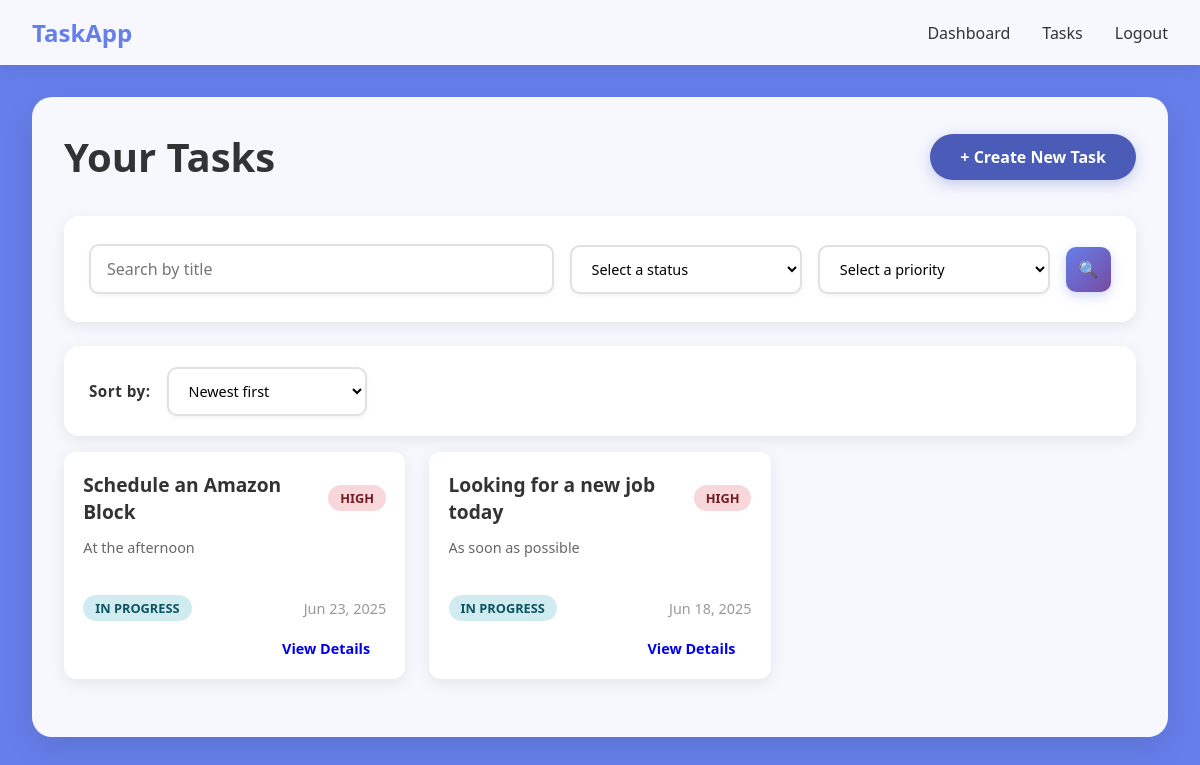
/tasks/ (signed in), run on an earlier commit of the app's database.
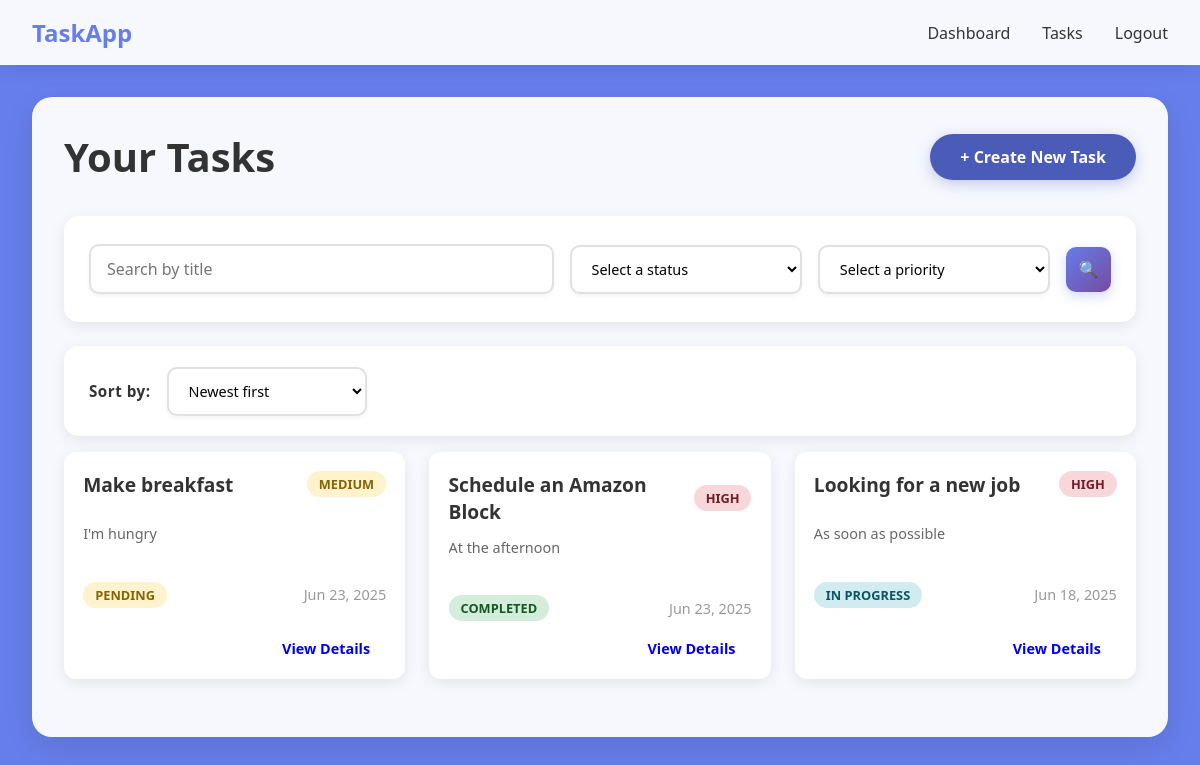
And on a later commit of the database.
### tasks/models.py (models this page shows, shortened)
class Task(models.Model):
    class Priority(models.TextChoices):
        HIGH = 'high', 'High'
        MEDIUM = 'medium', 'Medium'
        LOW = 'low', 'Low'
    class Status(models.TextChoices):
        COMPLETED = 'completed', 'Completed'
        IN_PROGRESS = 'in_progress', 'In Progress'
        PENDING = 'pending', 'Pending'
    title = models.CharField(max_length=200)
    description = models.TextField(null=True, blank=True)
    created_at = models.DateTimeField(auto_now_add=True)
    updated_at = models.DateTimeField(auto_now=True)
    priority = models.CharField(max_length=10, choices=Priority.choices, default=Priority.LOW)
    status = models.CharField(max_length=20, choices=Status.choices, default=Status.PENDING)
    user = models.ForeignKey(User, on_delete=models.CASCADE)

### tasks/views.py (the view)
# urls.py: path('', include('tasks.urls')),
@login_required
def tasks(request):
    title = request.GET.get('title', '')
    status = request.GET.get('status', 'default')
    priority = request.GET.get('priority', 'default')
    order_by = request.GET.get('order_by', '-created_at')
    valid_orders = ['-created_at', 'created_at', 'priority', '-priority', 'title']
    if order_by not in valid_orders:
        order_by = '-created_at'
    tasks_list = Task.objects.filter(user=request.user)
    if title:
        tasks_list = tasks_list.filter(title__icontains=title)
    if status != 'default' and status:
        tasks_list = tasks_list.filter(status=status)
    if priority != 'default' and priority:
        tasks_list = tasks_list.filter(priority=priority)
    tasks_list = tasks_list.order_by(order_by)
    paginator = Paginator(tasks_list, 6)
    page_number = request.GET.get('page')
    tasks = paginator.get_page(page_number)
    form = TaskForm()
    return render(request, 'tasks.html', {
        'tasks': tasks,
        'form': form,
        'current_order': order_by,
        'title': title,
        'status': status,
        'priority': priority,
    })

### tasks/forms.py
class TaskForm(ModelForm):
    class Meta:
        model = Task
        fields = ['title', 'description', 'priority', 'status']

### tasks/templates/tasks.html (shortened to what this page needs)
{% extends 'base.html' %}
{% block content %}
    <div class="main-content">
        <div class="tasks-container">
            <div class="tasks-header">
                <h1>Your Tasks</h1>
                <button id="openModalBtn" class="btn btn-primary">+ Create New Task</button>
            </div>
            <div class="search-container">
                <form method="get" action="{% url 'tasks' %}">
                    <input name="title" type="text" placeholder="Search by title" autocomplete="off" value="{{ title }}">
                    <select name="status" id="status">
                        <option value="default" {% if status == "default" or not status %}selected{% endif %}>Select a status</option>
                    </select>
                    <select name="priority" id="priority">
                        <option value="default" {% if priority == "default" or not priority %}selected{% endif %}>Select a priority</option>
                    </select>
                    <button id="searchBtn">🔍</button>
                </form>
            </div>
            <div class="sort-container">
                <label for="sort-select">Sort by:</label>
                <select id="sort-select" onchange="changeSorting()">
                    <option value="-created_at" {% if current_order == "-created_at" %}selected{% endif %}>Newest first</option>
                </select>
            </div>
            <div class="tasks-grid">
                {% for task in tasks %}
                    <div class="task-card">
                        <div class="task-card-header">
                            <h3>{{ task.title }}</h3>
                            <span class="task-priority priority-{{ task.priority }}">{{ task.get_priority_display }}</span>
                        </div>
                        <div class="task-card-body">
                            {% if task.description %}
                                <p class="task-description">{{ task.description|truncatewords:15 }}</p>
                            {% endif %}
                            <div class="task-meta">
                                <span class="task-status status-{{ task.status }}">{{ task.get_status_display }}</span>
                                <span class="task-date">{{ task.created_at|date:"M d, Y" }}</span>
                            </div>
                        </div>
                        <div class="task-card-footer">
                            <a href="{% url 'task_details' task.id %}" class="btn btn-small">View Details</a>
                        </div>
                    </div>
                {% empty %}
                    <div class="no-tasks-card">
                        <h3>No tasks yet!</h3>
                        <p>Create your first task to get started</p>
                        <button onclick="document.getElementById('openModalBtn').click()" class="btn btn-primary">Create Task</button>
                    </div>
                {% endfor %}
            </div>
        </div>
    </div>
{% endblock %}

What changed in the data, as far as the page shows it:
added Task: title "Make breakfast", priority "MEDIUM", description "I'm hungry", status "PENDING", created_at "Jun 23, 2025"
changed Task "Schedule an Amazon Block": status "IN PROGRESS" → "COMPLETED"
changed Task "As soon as possible": title "Looking for a new job today" → "Looking for a new job"
